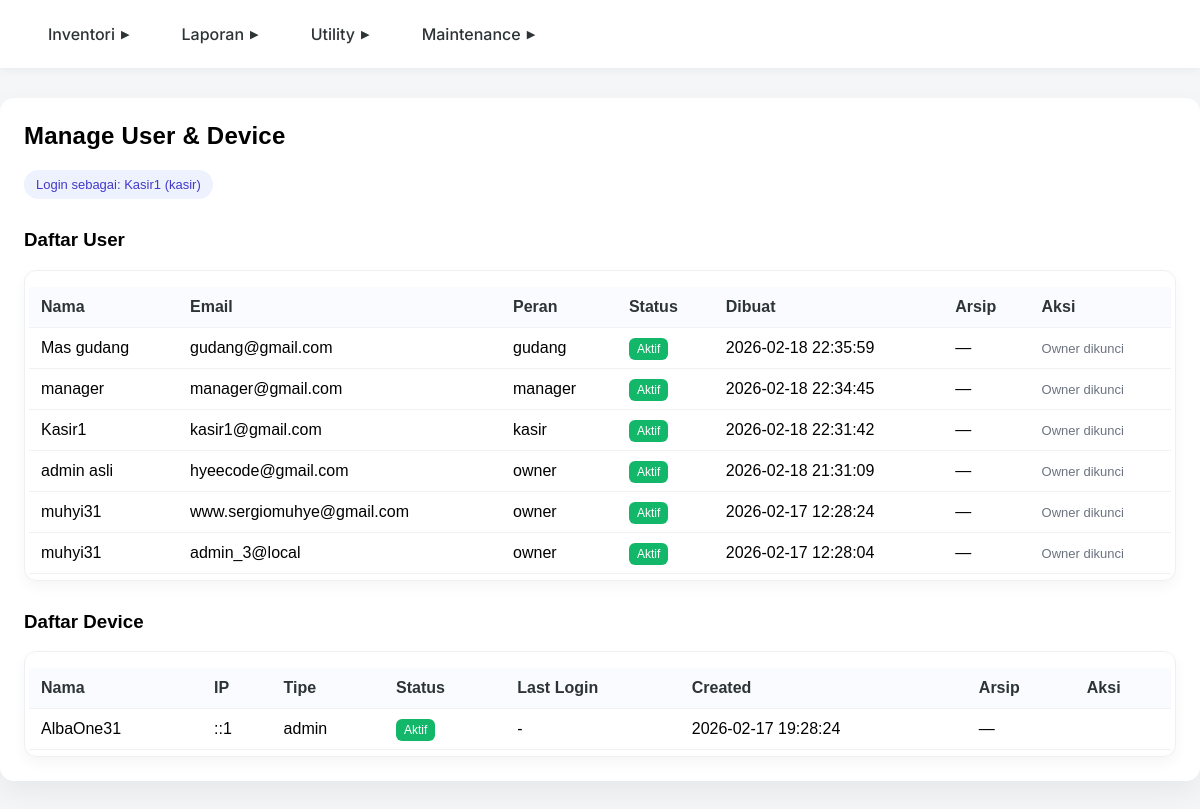
Screenshot of /admin/users.php (signed in) with the database file from the repository.
### tables this page shows
CREATE TABLE `pengguna` (
  `pengguna_id` bigint(20) NOT NULL AUTO_INCREMENT,
  `toko_id` bigint(20) NOT NULL,
  `nama` varchar(100) NOT NULL,
  `email` varchar(150) DEFAULT NULL,
  `password` varchar(255) NOT NULL,
  `peran` enum('owner','manager','kasir','gudang') NOT NULL,
  `aktif` tinyint(1) DEFAULT 1,
  `dibuat_pada` timestamp NOT NULL DEFAULT current_timestamp(),
  `deleted_at` timestamp NULL DEFAULT NULL,
  PRIMARY KEY (`pengguna_id`),
  UNIQUE KEY `uq_email_toko` (`toko_id`,`email`),
  CONSTRAINT `fk_pengguna_toko` FOREIGN KEY (`toko_id`) REFERENCES `toko` (`toko_id`) ON DELETE CASCADE
);

CREATE TABLE `device` (
  `device_id` bigint(20) NOT NULL AUTO_INCREMENT,
  `toko_id` bigint(20) NOT NULL,
  `nama_device` varchar(100) NOT NULL,
  `ip_address` varchar(45) NOT NULL,
  `tipe` enum('kasir','admin','gudang') DEFAULT 'kasir',
  `aktif` tinyint(1) DEFAULT 1,
  `terakhir_login` timestamp NULL DEFAULT NULL,
  `dibuat_pada` timestamp NOT NULL DEFAULT current_timestamp(),
  `created_at` datetime NOT NULL DEFAULT current_timestamp(),
  `updated_at` datetime DEFAULT NULL ON UPDATE current_timestamp(),
  `deleted_at` datetime DEFAULT NULL,
  PRIMARY KEY (`device_id`),
  UNIQUE KEY `uq_device_ip` (`toko_id`,`ip_address`),
  CONSTRAINT `fk_device_toko` FOREIGN KEY (`toko_id`) REFERENCES `toko` (`toko_id`) ON DELETE CASCADE
);

### inc/db.php (called while the page is built, shortened)
<?php
class Database {
    private $conn;
    public function __construct($host, $user, $pass, $name, $port = 3306) {
        $this->conn = new mysqli($host, $user, $pass, $name, $port);
        $this->conn->set_charset("utf8mb4");
    }
    public function prepare($sql) {
        return $this->conn->prepare($sql);
    }
}
$pos_db = new Database(DB_POS_HOST, DB_POS_USER, DB_POS_PASS, DB_POS_NAME, DB_POS_PORT);

### inc/auth.php (called while the page is built, shortened)
<?php
require_once 'db.php';
function getCurrentUser() {
    global $pos_db;
    $id = (int)$_SESSION['pengguna_id'];
    $stmt = $pos_db->prepare("SELECT * FROM pengguna WHERE pengguna_id=? AND deleted_at IS NULL");
    $stmt->bind_param('i', $id);
    $stmt->execute();
    $res = $stmt->get_result();
    return $res->fetch_assoc();
}

### public/admin/users.php (the view, shortened to what this page needs)
<?php
require_once '../../inc/db.php';
require_once '../../inc/auth.php';
$toko_id = $_SESSION['toko_id'] ?? null;
$currentUser = getCurrentUser();
$canManage   = in_array($currentUser['peran'] ?? '', ['owner','manager']);
$users = $pos_db->prepare("
    SELECT pengguna_id,nama,email,peran,aktif,dibuat_pada,deleted_at
    FROM pengguna
    WHERE toko_id=?
    ORDER BY COALESCE(deleted_at,dibuat_pada) DESC
");
$users->bind_param('i', $toko_id);
$users->execute();
$userRows = $users->get_result()->fetch_all(MYSQLI_ASSOC);
$devices = $pos_db->prepare("
    SELECT device_id,nama_device,ip_address,tipe,aktif,terakhir_login,created_at,deleted_at
    FROM device
    WHERE toko_id=?
    ORDER BY COALESCE(deleted_at,created_at) DESC
");
$devices->bind_param('i', $toko_id);
$devices->execute();
$deviceRows = $devices->get_result()->fetch_all(MYSQLI_ASSOC);
?>
<!DOCTYPE html>
<html lang="id">
<head>
</head>
<body>
    <?php include '../../inc/header.php'; ?>
    <div class="container">
        <h2>Manage User & Device</h2>
        <div class="pill">Login sebagai: <?=htmlspecialchars($currentUser['nama'] ?? '—')?> (<?=htmlspecialchars($currentUser['peran'] ?? '—')?>)</div>
        <h3 style="margin-top:30px;">Daftar User</h3>
        <div class="table-wrap">
        <table>
            <thead>
                <tr><th>Nama</th><th>Email</th><th>Peran</th><th>Status</th><th>Dibuat</th><th>Arsip</th><th>Aksi</th></tr>
            </thead>
            <tbody>
                <?php foreach ($userRows as $u): ?>
                <?php $isArchived = !is_null($u['deleted_at']); ?>
                <tr>
                    <td><?=htmlspecialchars($u['nama'])?></td>
                    <td><?=htmlspecialchars($u['email'])?></td>
                    <td><?=htmlspecialchars($u['peran'])?></td>
                    <td>
                        <?php if ($isArchived): ?>
                            <span class="badge off">Arsip</span>
                        <?php else: ?>
                            <span class="badge <?=$u['aktif']?'on':'off'?>"><?=$u['aktif']?'Aktif':'Nonaktif'?></span>
                        <?php endif; ?>
                    </td>
                    <td><?=htmlspecialchars($u['dibuat_pada'])?></td>
                    <td><?=$isArchived ? htmlspecialchars($u['deleted_at']) : '—'?></td>
                    <td>
                        <?php if ($canManage && $u['peran'] !== 'owner'): ?>
                        <div class="actions">
                            <button class="btn-ghost" type="button" onclick="toggleActionMenu(this)">⋯</button>
                            <div class="action-menu">
                                <?php if (!$isArchived): ?>
                                    <button type="button" onclick="openEditModal(<?=htmlspecialchars($u['pengguna_id'])?>,'<?=htmlspecialchars($u['nama'], ENT_QUOTES)?>','<?=htmlspecialchars($u['email'], ENT_QUOTES)?>','<?=htmlspecialchars($u['peran'])?>')">Edit</button>
                                    <form method="post">
                                        <input type="hidden" name="action" value="toggle_user">
                                        <input type="hidden" name="id" value="<?=$u['pengguna_id']?>">
                                        <input type="hidden" name="aktif" value="<?=$u['aktif']?0:1?>">
                                        <button><?=$u['aktif']?'Nonaktifkan':'Aktifkan'?></button>
                                    </form>
                                    <form method="post" onsubmit="return confirm('Arsipkan user ini?');">
                                        <input type="hidden" name="action" value="delete_user">
                                        <input type="hidden" name="id" value="<?=$u['pengguna_id']?>">
                                        <button>Arsip</button>
                                    </form>
                                <?php else: ?>
                                    <form method="post" onsubmit="return confirm('Pulihkan user ini?');">
                                        <input type="hidden" name="action" value="restore_user">
                                        <input type="hidden" name="id" value="<?=$u['pengguna_id']?>">
                                        <button>Pulihkan</button>
                                    </form>
                                <?php endif; ?>
                            </div>
                        </div>
                        <?php else: ?>
                            <span class="muted">Owner dikunci</span>
                        <?php endif; ?>
                    </td>
                </tr>
                <?php endforeach; ?>
            </tbody>
        </table>
        </div>
        <h3 style="margin-top:30px;">Daftar Device</h3>
        <div class="table-wrap">
        <table>
            <thead>
                <tr><th>Nama</th><th>IP</th><th>Tipe</th><th>Status</th><th>Last Login</th><th>Created</th><th>Arsip</th><th>Aksi</th></tr>
            </thead>
            <tbody>
                <?php foreach ($deviceRows as $d): ?>
                <?php $isDArchived = !is_null($d['deleted_at']); ?>
                <tr>
                    <td><?=htmlspecialchars($d['nama_device'])?></td>
                    <td><?=htmlspecialchars($d['ip_address'])?></td>
                    <td><?=htmlspecialchars($d['tipe'])?></td>
                    <td>
                        <?php if ($isDArchived): ?>
                            <span class="badge off">Arsip</span>
                        <?php else: ?>
                            <span class="badge <?=$d['aktif']?'on':'off'?>"><?=$d['aktif']?'Aktif':'Nonaktif'?></span>
                        <?php endif; ?>
                    </td>
                    <td><?=htmlspecialchars($d['terakhir_login'] ?: '-')?></td>
                    <td><?=htmlspecialchars($d['created_at'])?></td>
                    <td><?=$isDArchived ? htmlspecialchars($d['deleted_at']) : '—'?></td>
                    <td>
                    </td>
                </tr>
                <?php endforeach; ?>
            </tbody>
        </table>
        </div>
    </div>
</body>
</html>

### public/admin/users.php (style rules this page uses)
body { font-family: Arial, sans-serif; background:#f4f6f8; margin:0; }
.container { max-width: 1180px; margin: 30px auto; background:#fff; padding:24px; border-radius:14px; box-shadow:0 12px 30px rgba(0,0,0,0.06); }
h2 { margin-top:0; letter-spacing:0.2px; }
table { width:100%; border-collapse:collapse; margin-top:10px; }
th, td { padding:11px 12px; border-bottom:1px solid #f0f1f3; text-align:left; }
th { background:#fafbff; font-weight:600; color:#2d3436; position:sticky; top:0; z-index:1; }
.badge { padding:4px 8px; border-radius:6px; font-size:12px; color:#fff; }
.on { background:#12b76a; }
.pill { display:inline-block; padding:7px 12px; border-radius:999px; background:#eef2ff; margin-right:8px; font-size:13px; color:#4338ca; }
.table-wrap { background:#fff; border:1px solid #eef1f4; border-radius:12px; padding:6px 4px; box-shadow:0 6px 14px rgba(0,0,0,0.04); margin-top:14px; }
.muted { color:#6b7280; font-size:13px; }

### inc/header.php (style rules this page uses)
:root { --primary-color: #6c5ce7; --text-color: #2d3436; --bg-header: #fff; --bg-dropdown: #fff; --transition: all 0.3s ease; --dropdown-shadow: 0 4px 12px rgba(0,0,0,0.1); }

### rows the page displays
pengguna: nama "Kasir1", peran "kasir", email "kasir1@gmail.com", aktif "Aktif", dibuat_pada "2026-02-18 22:31:42", shows "Owner dikunci"
pengguna: nama "Mas gudang", email "gudang@gmail.com", peran "gudang", aktif "Aktif", dibuat_pada "2026-02-18 22:35:59"
pengguna: nama "manager", email "manager@gmail.com", peran "manager", aktif "Aktif", dibuat_pada "2026-02-18 22:34:45"
pengguna: nama "admin asli", email "hyeecode@gmail.com", peran "owner", aktif "Aktif", dibuat_pada "2026-02-18 21:31:09"
pengguna: nama "muhyi31", email "www.sergiomuhye@gmail.com", peran "owner", aktif "Aktif", dibuat_pada "2026-02-17 12:28:24"
pengguna: nama "muhyi31", email "admin_3@local", peran "owner", aktif "Aktif", dibuat_pada "2026-02-17 12:28:04"
device: nama_device "AlbaOne31", ip_address "::1", tipe "admin", aktif "Aktif", terakhir_login "-", created_at "2026-02-17 19:28:24"
